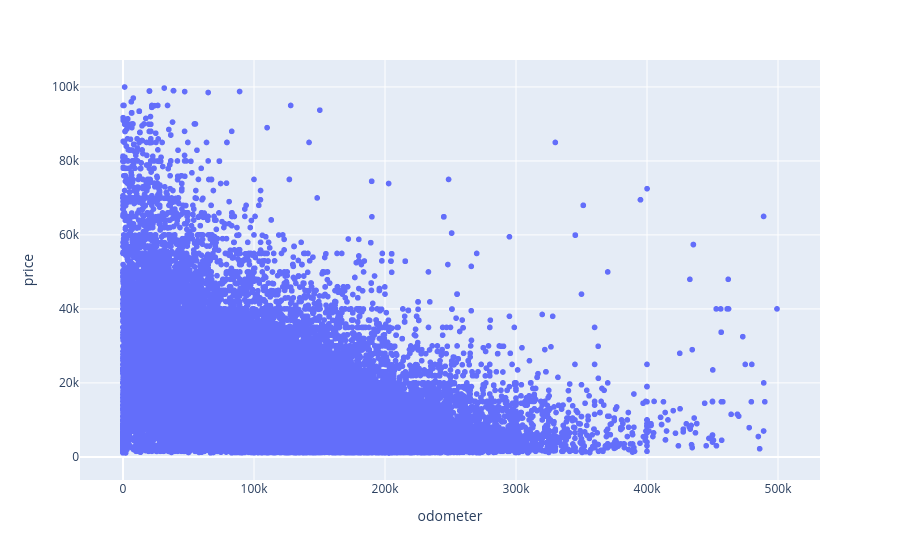

Source (notebook cell):
### Code cell
# Inverse Relationship Between Odometer and Price.

px.scatter(data_frame=data_model_ready, x='odometer', y='price')

### Figure 1 — Plotly figure (JSON) as saved in the notebook; plotly's stock layout.template omitted (floating-point values rounded to 4 significant figures; data arrays with more than 128 entries replaced by an {"elided": "..."} marker saying what was removed)
{"data": [{"hovertemplate": "odometer=%{x}<br>price=%{y}<extra></extra>", "legendgroup": "", "marker": {"color": "#636efa", "symbol": "circle"}, "mode": "markers", "name": "", "showlegend": false, "type": "scattergl", "x": {"elided": "102513 int values"}, "xaxis": "x", "y": {"elided": "102513 int values"}, "yaxis": "y"}], "layout": {"autosize": true, "legend": {"tracegroupgap": 0}, "margin": {"t": 60}, "xaxis": {"anchor": "y", "autorange": true, "domain": [0, 1], "range": [-31650.0, 530900.0], "title": {"text": "odometer"}, "type": "linear"}, "yaxis": {"anchor": "x", "autorange": true, "domain": [0, 1], "range": [-7993.0, 109000.0], "title": {"text": "price"}, "type": "linear"}}}
